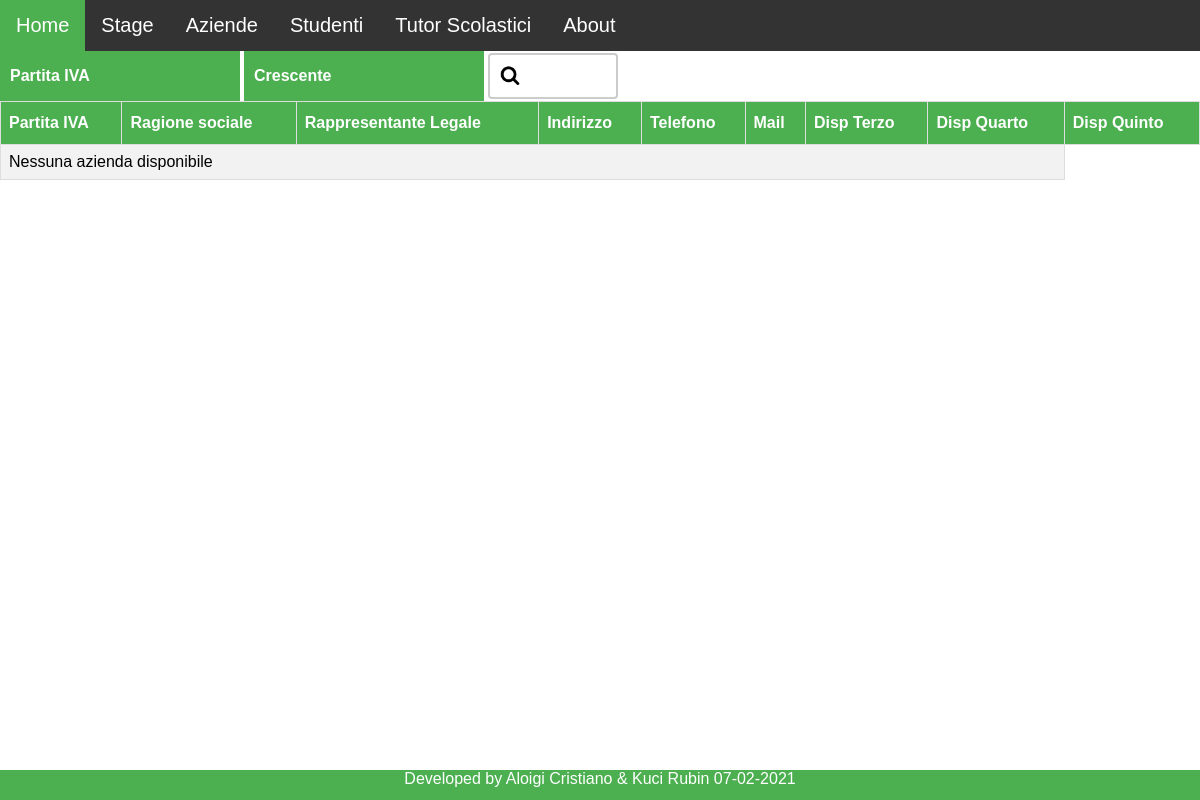
The page /visualizza/visualizzaAziendeDisponibili.php on the database as committed earlier.
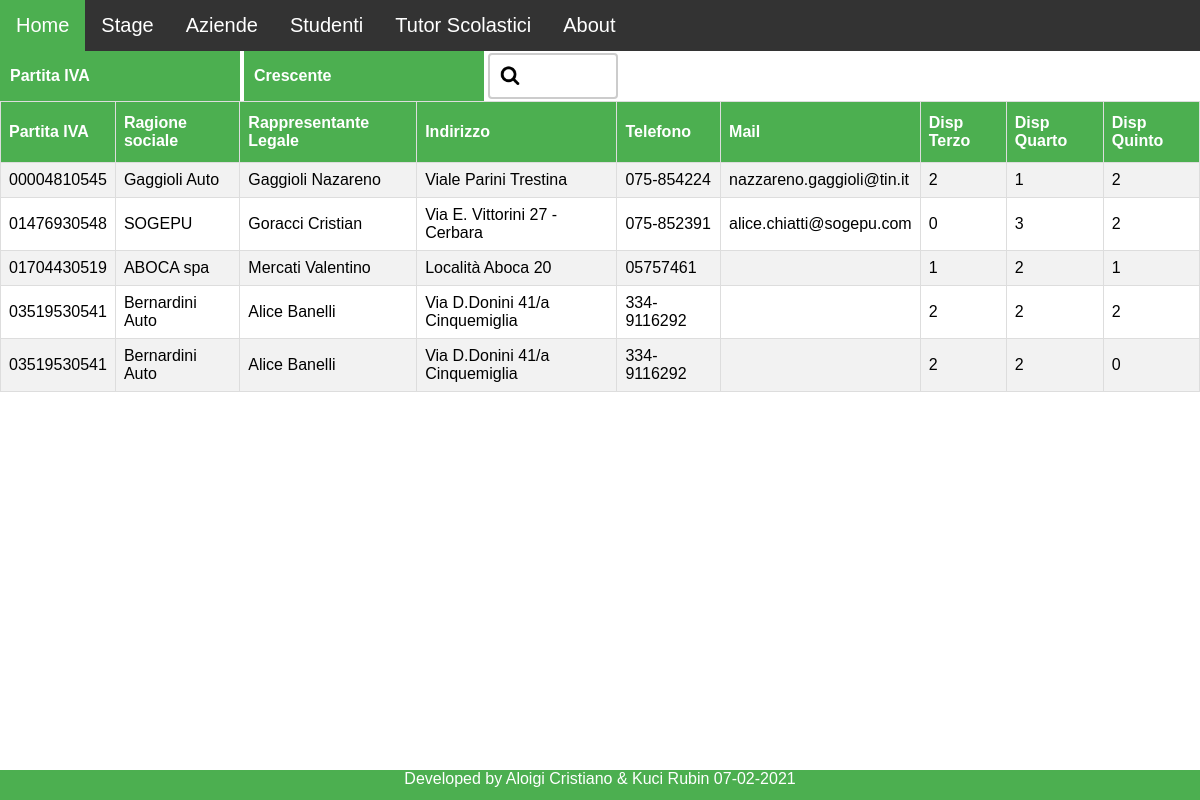
The same page on the database as committed later.
### tables this page shows
CREATE TABLE `disponibilita` (
  `fk_partitaIVA` varchar(11) NOT NULL,
  `annoScolastico` varchar(9) NOT NULL,
  `disp3` int(11) NOT NULL,
  `disp4` int(11) NOT NULL,
  `disp5` int(11) NOT NULL
);

CREATE TABLE `aziende` (
  `PartitaIva` varchar(11) NOT NULL,
  `RagioneSociale` varchar(50) NOT NULL,
  `RappresentanteLegale` varchar(50) NOT NULL,
  `IndirizzoAzienda` varchar(100) NOT NULL,
  `Comune` varchar(50) NOT NULL,
  `Prov` varchar(50) NOT NULL,
  `TelefonoAzienda` varchar(15) NOT NULL,
  `MailAzienda` varchar(100) NOT NULL,
  `TutorAziendale` varchar(50) NOT NULL
);

### visualizza/visualizzaAziendeDisponibili.php (the view, shortened to what this page needs)
<!DOCTYPE html>
<html>
    <?php
        $conn = $GLOBALS['mysqli'];
        $orderBy = $_POST['orderBy'] = !empty($_POST['orderBy']) && $_POST['order'] != "empty" ? $_POST['orderBy'] : "PartitaIva";
        $order = $_POST['order'] = !empty($_POST['order']) && $_POST['order'] != "empty" ? $_POST['order'] : "ASC";
        $search = $_POST['search'] = !empty($_POST['search']) ? $_POST['search'] : "%";
        $sql = "
            SELECT *
            FROM aziende right join disponibilita on PartitaIva = fk_partitaIVA
            WHERE (PartitaIva LIKE '%".$search."%') OR
            (RagioneSociale LIKE '%".$search."%') OR
            (RappresentanteLegale LIKE '%".$search."%') OR
            (IndirizzoAzienda LIKE '%".$search."%') OR
            (TelefonoAzienda LIKE '%".$search."%') OR
            (MailAzienda LIKE '%".$search."%') OR
            annoScolastico LIKE '%". date("Y") ."%'
            OR annoScolastico LIKE '%". date("Y", strtotime("+1 years")) ."%'
            ORDER BY $orderBy $order;
        ";
        $result = $conn->query($sql);
    ?>
    <head>
        <link rel="stylesheet" href="../Materials/style.css">
        <link rel="stylesheet" href="style.css">
        <link href="../fontawesome/css/all.min.css" rel="stylesheet">
    </head>
    <body>
        <?php include("../Materials/menu.php"); ?>
        <form action="visualizzaAziende.php" method="post" onchange="this.submit()">
            <select name="orderBy">
                <option value="PartitaIva" <?php if(!empty($_POST['orderBy']) && $orderBy == "PartitaIva") echo 'selected';?>>Partita IVA</option>
            </select>
            <select name="order">
                <option value="ASC" <?php if(!empty($_POST['order']) && $order == "ASC") echo 'selected';?>>Crescente</option>
            </select>
            <input type="text" name="search" value="<?php if(!empty($_POST['search']) && $_POST['search'] != "%") echo $search;?>">
        </form>
        <table id="stage">
            <tr>
                <th>Partita IVA</th>
                <th>Ragione sociale</th>
                <th>Rappresentante Legale</th>
                <th>Indirizzo</th>
                <th>Telefono</th>
                <th>Mail</th>
                <th>Disp Terzo</th>
                <th>Disp Quarto</th>
                <th>Disp Quinto</th>
            </tr>
            <?php
                if (mysqli_num_rows($result) > 0) {
                    while ($row = mysqli_fetch_assoc($result)) {
                        ?>
                        <tr>
                            <td><?php echo $row["PartitaIva"]; ?></td>
                            <td><?php echo $row["RagioneSociale"]; ?></td>
                            <td><?php echo $row["RappresentanteLegale"]; ?></td>
                            <td><?php echo $row["IndirizzoAzienda"]; ?></td>
                            <td><?php echo $row["TelefonoAzienda"]; ?></td>
                            <td><?php echo $row["MailAzienda"]; ?></td>
                            <td><?php echo $row["disp3"]; ?></td>
                            <td><?php echo $row["disp4"]; ?></td>
                            <td><?php echo $row["disp5"]; ?></td>
                        </tr>
                        <?php
                    }
                } else {
                    ?>
                    <tr>
                        <td colspan="8" id="no-disp">
                            <?="Nessuna azienda disponibile"?>
                        </td>
                    </tr>
                    <?php
                }
            ?>
        </table>
        <?php include("../Materials/footer.php");?>
    </body>
</html>

Rows that differ between the two databases and show on the page:
added disponibilita: fk_partitaIVA.PartitaIva "00004810545", fk_partitaIVA.RagioneSociale "Gaggioli Auto", fk_partitaIVA.RappresentanteLegale "Gaggioli Nazareno", fk_partitaIVA.IndirizzoAzienda "Viale Parini Trestina", fk_partitaIVA.TelefonoAzienda "075-854224", fk_partitaIVA.MailAzienda "nazzareno.gaggioli@tin.it", disp3 "2", disp4 "1", disp5 "2"
added disponibilita: fk_partitaIVA.PartitaIva "01476930548", fk_partitaIVA.RagioneSociale "SOGEPU", fk_partitaIVA.RappresentanteLegale "Goracci Cristian", fk_partitaIVA.IndirizzoAzienda "Via E. Vittorini 27 - Cerbara", fk_partitaIVA.TelefonoAzienda "075-852391", fk_partitaIVA.MailAzienda "alice.chiatti@sogepu.com", disp3 "0", disp4 "3", disp5 "2"
added disponibilita: fk_partitaIVA.PartitaIva "01704430519", fk_partitaIVA.RagioneSociale "ABOCA spa", fk_partitaIVA.RappresentanteLegale "Mercati Valentino", fk_partitaIVA.IndirizzoAzienda "Località Aboca 20", fk_partitaIVA.TelefonoAzienda "05757461", disp3 "1", disp4 "2", disp5 "1"
added disponibilita: fk_partitaIVA.PartitaIva "03519530541", fk_partitaIVA.RagioneSociale "Bernardini Auto", fk_partitaIVA.RappresentanteLegale "Alice Banelli", fk_partitaIVA.IndirizzoAzienda "Via D.Donini 41/a Cinquemiglia", fk_partitaIVA.TelefonoAzienda "334-9116292", disp3 "2", disp4 "2", disp5 "2"
added disponibilita: fk_partitaIVA.PartitaIva "03519530541", fk_partitaIVA.RagioneSociale "Bernardini Auto", fk_partitaIVA.RappresentanteLegale "Alice Banelli", fk_partitaIVA.IndirizzoAzienda "Via D.Donini 41/a Cinquemiglia", fk_partitaIVA.TelefonoAzienda "334-9116292", disp3 "2", disp4 "2", disp5 "0"
Other text that changed with them:
text no longer shown: "Nessuna azienda disponibile"
